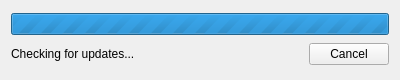
<?xml version="1.0" encoding="UTF-8"?>
<ui version="4.0">
 <class>UpdateWidget</class>
 <widget class="QWidget" name="UpdateWidget">
  <property name="geometry">
   <rect>
    <x>0</x>
    <y>0</y>
    <width>400</width>
    <height>80</height>
   </rect>
  </property>
  <property name="windowTitle">
   <string>Updater</string>
  </property>
  <property name="windowIcon">
   <iconset resource="../res/gui.qrc">
    <normaloff>:/gui/black_on_trans.png</normaloff>:/gui/black_on_trans.png</iconset>
  </property>
  <layout class="QVBoxLayout" name="verticalLayout">
   <item>
    <widget class="QProgressBar" name="progressBar">
     <property name="maximum">
      <number>0</number>
     </property>
     <property name="value">
      <number>0</number>
     </property>
     <property name="textVisible">
      <bool>false</bool>
     </property>
     <property name="invertedAppearance">
      <bool>false</bool>
     </property>
    </widget>
   </item>
   <item>
    <layout class="QHBoxLayout" name="horizontalLayout">
     <item>
      <widget class="QLabel" name="label">
       <property name="text">
        <string>Checking for updates...</string>
       </property>
      </widget>
     </item>
     <item>
      <spacer name="horizontalSpacer">
       <property name="orientation">
        <enum>Qt::Horizontal</enum>
       </property>
       <property name="sizeHint" stdset="0">
        <size>
         <width>40</width>
         <height>20</height>
        </size>
       </property>
      </spacer>
     </item>
     <item>
      <widget class="QPushButton" name="cancel_button">
       <property name="text">
        <string>Cancel</string>
       </property>
      </widget>
     </item>
    </layout>
   </item>
  </layout>
 </widget>
 <resources>
  <include location="../res/gui.qrc"/>
 </resources>
 <connections/>
</ui>
